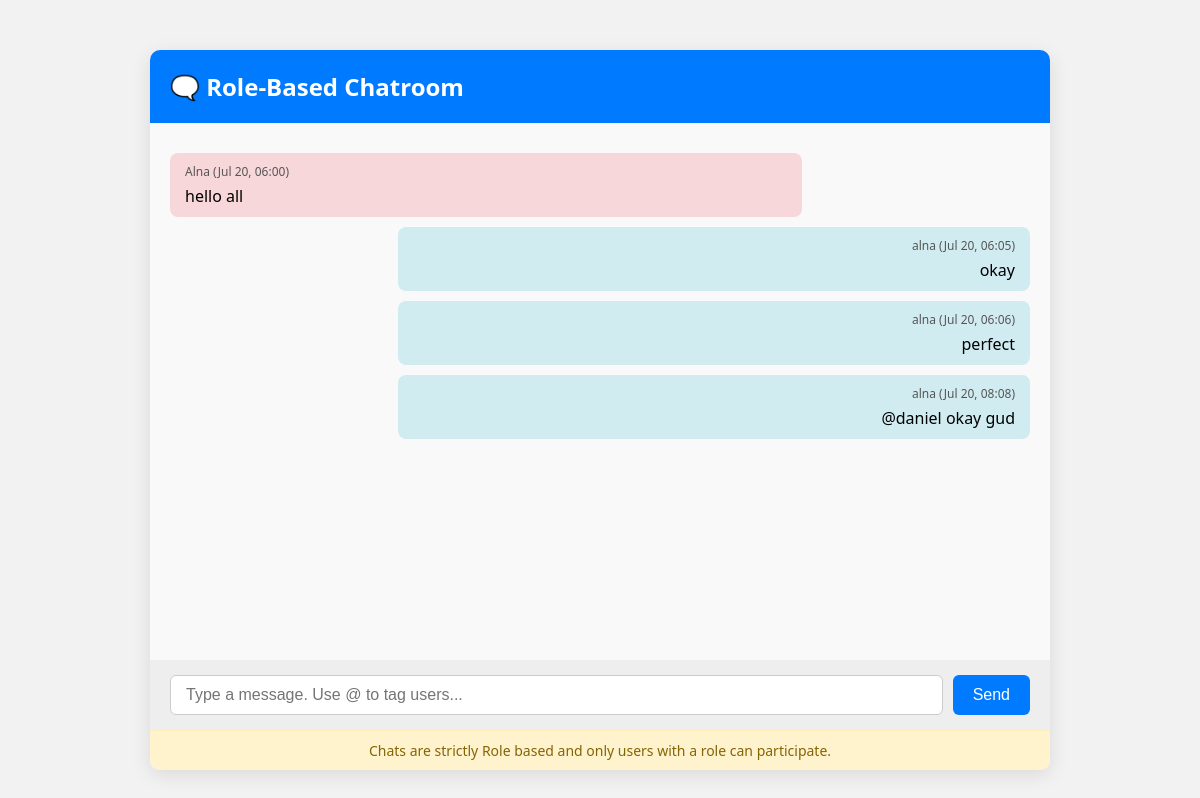
Screenshot of / (signed in) with the database file from the repository.
### chat/models.py (models this page shows, shortened)
class Message(models.Model):
    sender = models.ForeignKey(User, on_delete=models.CASCADE)
    content = models.TextField()
    timestamp = models.DateTimeField(auto_now_add=True)
    visible_to_roles = models.ManyToManyField(Role, blank=True)
    visible_to_users = models.ManyToManyField(User, related_name='visible_messages', blank=True)

class User(AbstractUser):
    role = models.ForeignKey(Role, on_delete=models.SET_NULL, null=True, blank=True)

### chat/views.py (the view)
# urls.py: path('', chat_view, name='home'),  # ✅ Root path now points to chat view
@login_required
def chat_view(request):
    user = request.user
    user_role = user.role
    if not user_role:
        return render(request, 'chat/no_role.html', {
            'message': 'You do not have a role assigned. Please contact the admin.'
        })
    messages = Message.objects.filter(
        Q(sender=user) |
        Q(visible_to_roles=user_role) |
        Q(visible_to_users=user)
    ).distinct().order_by('timestamp')
    if request.method == "POST":
        form = MessageForm(request.POST)
        if form.is_valid():
            message = form.save(commit=False)
            message.sender = user
            message.save()
            mentioned_usernames = re.findall(r'@([\w.@+-]+)', message.content)
            mentioned_users = User.objects.filter(username__in=mentioned_usernames)
            if user.role:
                mentioned_users = mentioned_users.filter(
                    role__hierarchy_level__lt=user.role.hierarchy_level
                )
            message.visible_to_users.set(mentioned_users)
            message.visible_to_roles.set([user.role])
            message.save()
            return redirect('home')
    else:
        form = MessageForm()
    return render(request, 'chat/chat.html', {
        'messages': messages,
        'form': form
    })

### chat/forms.py
class MessageForm(forms.ModelForm):
    content = forms.CharField(widget=forms.TextInput(attrs={
        'placeholder': 'Type a message. Use @ to tag users...',
        'autocomplete': 'off',
        'id': 'message-input'
    }))
    class Meta:
        model = Message
        fields = ['content']

### chat/templates/chat/chat.html (shortened to what this page needs)
<!DOCTYPE html>
<html lang="en">
<head>
</head>
<body>
    <div class="chat-container">
        <div class="chat-header">
            🗨️ Role-Based Chatroom
        </div>
        <div class="chat-messages">
            {% for message in messages %}
                <div class="message {% if message.sender == user %}user{% else %}other{% endif %}">
                    <div class="meta">
                        {{ message.sender.username }} ({{ message.timestamp|date:"M d, H:i" }})
                    </div>
                    <div class="content">
                        {{ message.content }}
                    </div>
                </div>
            {% empty %}
                <p>No messages yet.</p>
            {% endfor %}
        </div>
        <form class="chat-form" method="post">
            {{ form.content }}
            <button type="submit">Send</button>
        </form>
        {% if not user_has_role %}
            <div class="no-role-msg">
                Chats are strictly Role based and only users with a role can participate.
            </div>
        {% endif %}
    </div>
</body>
</html>

### chat/templates/chat/chat.html (style rules this page uses)
body { font-family: 'Segoe UI', sans-serif; background: #f2f2f2; margin: 0; padding: 0; }
.chat-container { width: 80%; max-width: 900px; margin: 50px auto; background: #ffffff; box-shadow: 0 5px 20px rgba(0,0,0,0.1); border-radius: 10px; overflow: hidden; display: flex; flex-direction: column; height: 90vh; }
.chat-header { padding: 20px; background: #007bff; color: #fff; font-size: 24px; font-weight: bold; }
.chat-messages { flex-grow: 1; padding: 20px; overflow-y: auto; background-color: #f9f9f9; }
.message { padding: 10px 15px; margin: 10px 0; border-radius: 8px; max-width: 70%; clear: both; }
.message.user { background: #d1ecf1; margin-left: auto; text-align: right; }
.message.other { background: #f8d7da; margin-right: auto; text-align: left; }
.message .meta { font-size: 12px; color: #555; margin-bottom: 5px; }
.chat-form { padding: 15px 20px; background: #eeeeee; display: flex; }
.chat-form input[type="text"] { flex: 1; padding: 10px 15px; font-size: 16px; border: 1px solid #ccc; border-radius: 6px; margin-right: 10px; }
.chat-form button { background: #007bff; color: white; border: none; padding: 10px 20px; font-size: 16px; border-radius: 6px; cursor: pointer; }
.no-role-msg { text-align: center; padding: 10px; background: #fff3cd; color: #856404; font-size: 14px; border-top: 1px solid #ffeeba; }

### rows the page displays
Message: sender.username "Alna", timestamp "Jul 20, 06:00", content "hello all"
Message: sender.username "alna", timestamp "Jul 20, 06:05", content "okay"
Message: sender.username "alna", timestamp "Jul 20, 06:06", content "perfect"
Message: sender.username "alna", timestamp "Jul 20, 08:08", content "@daniel okay gud"
